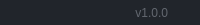
              <widget class="QFrame" name="frame_grip">
               <property name="minimumSize">
                <size>
                 <width>0</width>
                 <height>25</height>
                </size>
               </property>
               <property name="maximumSize">
                <size>
                 <width>16777215</width>
                 <height>25</height>
                </size>
               </property>
               <property name="styleSheet">
                <string notr="true">background-color: rgb(33, 37, 43);</string>
               </property>
               <property name="frameShape">
                <enum>QFrame::NoFrame</enum>
               </property>
               <property name="frameShadow">
                <enum>QFrame::Raised</enum>
               </property>
               <layout class="QHBoxLayout" name="horizontalLayout_6">
                <property name="spacing">
                 <number>0</number>
                </property>
                <property name="leftMargin">
                 <number>0</number>
                </property>
                <property name="topMargin">
                 <number>0</number>
                </property>
                <property name="rightMargin">
                 <number>2</number>
                </property>
                <property name="bottomMargin">
                 <number>0</number>
                </property>
                <item>
                 <widget class="QFrame" name="frame_label_bottom">
                  <property name="frameShape">
                   <enum>QFrame::NoFrame</enum>
                  </property>
                  <property name="frameShadow">
                   <enum>QFrame::Raised</enum>
                  </property>
                  <layout class="QHBoxLayout" name="horizontalLayout_7">
                   <property name="spacing">
                    <number>0</number>
                   </property>
                   <property name="leftMargin">
                    <number>10</number>
                   </property>
                   <property name="topMargin">
                    <number>0</number>
                   </property>
                   <property name="rightMargin">
                    <number>10</number>
                   </property>
                   <property name="bottomMargin">
                    <number>0</number>
                   </property>
                   <item>
                    <widget class="QLabel" name="label_credits">
                     <property name="font">
                      <font>
                       <family>Segoe UI</family>
                      </font>
                     </property>
                     <property name="styleSheet">
                      <string notr="true">color: rgb(98, 103, 111);</string>
                     </property>
                     <property name="text">
                      <string/>
                     </property>
                    </widget>
                   </item>
                   <item>
                    <widget class="QLabel" name="label_version">
                     <property name="maximumSize">
                      <size>
                       <width>100</width>
                       <height>16777215</height>
                      </size>
                     </property>
                     <property name="font">
                      <font>
                       <family>Segoe UI</family>
                      </font>
                     </property>
                     <property name="styleSheet">
                      <string notr="true">color: rgb(98, 103, 111);</string>
                     </property>
                     <property name="text">
                      <string>v1.0.0</string>
                     </property>
                     <property name="alignment">
                      <set>Qt::AlignRight|Qt::AlignTrailing|Qt::AlignVCenter</set>
                     </property>
                    </widget>
                   </item>
                  </layout>
                 </widget>
                </item>
                <item>
                 <widget class="QFrame" name="frame_size_grip">
                  <property name="maximumSize">
                   <size>
                    <width>20</width>
                    <height>20</height>
                   </size>
                  </property>
                  <property name="styleSheet">
                   <string notr="true">QSizeGrip {
	background-image: url(:/16x16/icons/16x16/cil-size-grip.png);
	background-position: center;
	background-repeat: no-reperat;
}</string>
                  </property>
                  <property name="frameShape">
                   <enum>QFrame::NoFrame</enum>
                  </property>
                  <property name="frameShadow">
                   <enum>QFrame::Raised</enum>
                  </property>
                 </widget>
                </item>
               </layout>
              </widget>
